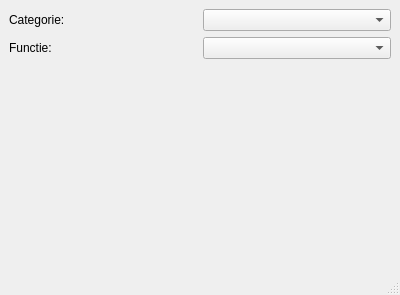
<?xml version="1.0" encoding="UTF-8"?>
<ui version="4.0">
 <class>MainWindow</class>
 <widget class="QMainWindow" name="MainWindow">
  <property name="geometry">
   <rect>
    <x>0</x>
    <y>0</y>
    <width>400</width>
    <height>295</height>
   </rect>
  </property>
  <property name="windowTitle">
   <string>MainWindow</string>
  </property>
  <widget class="QWidget" name="central_widget">
   <layout class="QVBoxLayout" name="verticalLayout">
    <item>
     <layout class="QHBoxLayout" name="category_layout">
      <item>
       <widget class="QLabel" name="category_lbl">
        <property name="text">
         <string>Categorie:</string>
        </property>
       </widget>
      </item>
      <item>
       <widget class="QComboBox" name="category_combo"/>
      </item>
     </layout>
    </item>
    <item>
     <layout class="QHBoxLayout" name="function_layout">
      <item>
       <widget class="QLabel" name="function_lbl">
        <property name="text">
         <string>Functie:</string>
        </property>
       </widget>
      </item>
      <item>
       <widget class="QComboBox" name="function_combo"/>
      </item>
     </layout>
    </item>
    <item>
     <widget class="QStackedWidget" name="functions_stack"/>
    </item>
   </layout>
  </widget>
  <widget class="QMenuBar" name="menubar">
   <property name="geometry">
    <rect>
     <x>0</x>
     <y>0</y>
     <width>400</width>
     <height>23</height>
    </rect>
   </property>
  </widget>
  <widget class="QStatusBar" name="statusbar"/>
 </widget>
 <resources/>
 <connections/>
</ui>
